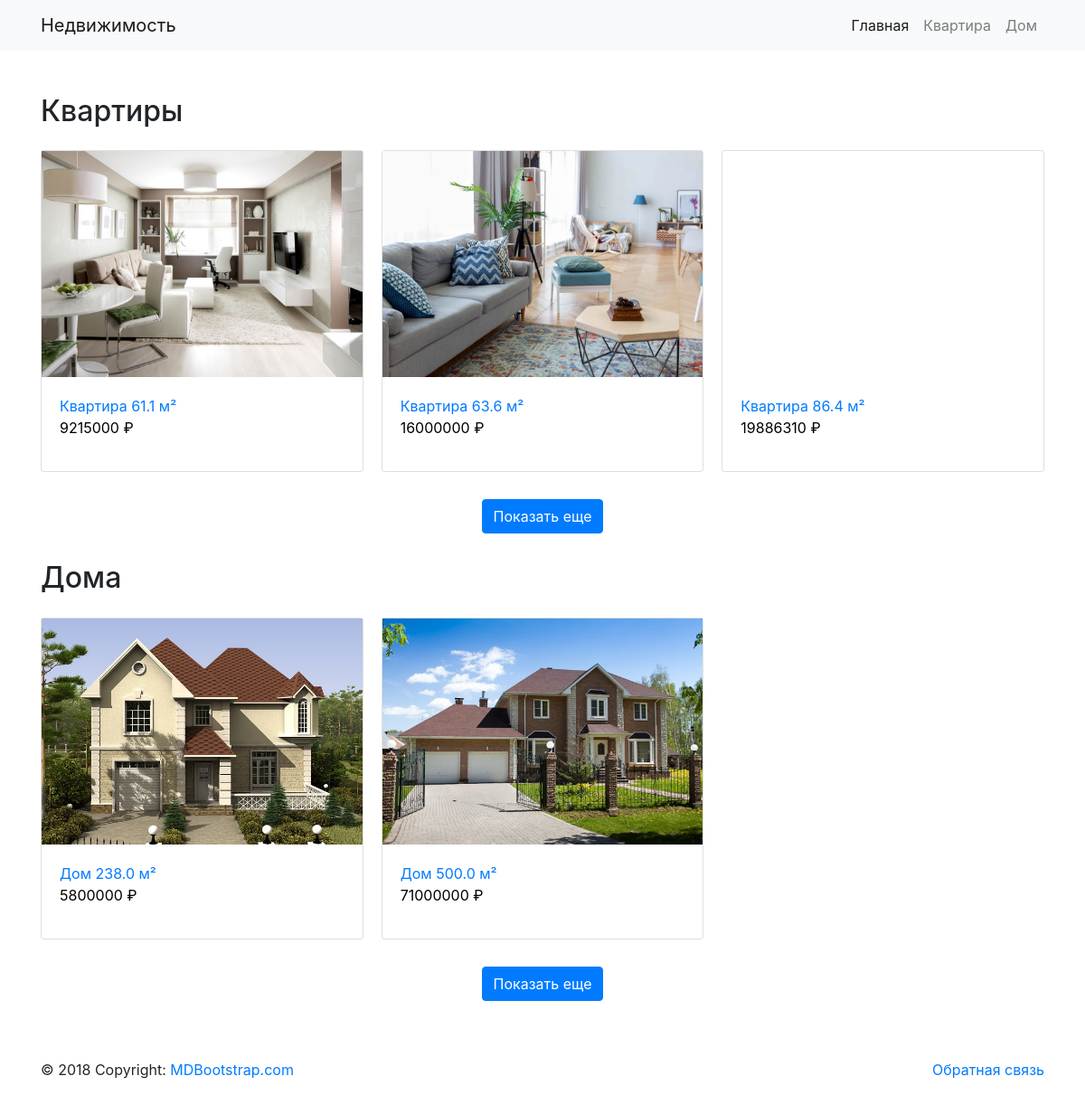
The page / on the database its author committed.
### products/models.py (models this page shows)
class Category(models.Model):
    title = models.CharField(max_length=200, verbose_name='Заголовок в ед. числе')
    title_plural = models.CharField(max_length=200, verbose_name='Заголовок во мн. числе')
    description = models.TextField(verbose_name='Описание', blank=True, null=True)
    class Meta():
        verbose_name = 'Категория'
        verbose_name_plural = 'Категории'
    def get_absolute_url(self):
        return reverse('products:category', kwargs={'pk':self.pk})

class Product(models.Model):
    rooms = models.PositiveIntegerField(verbose_name='Количество комнат')
    square = models.FloatField(verbose_name='Площадь')
    address = models.TextField(verbose_name='Адрес')
    description = models.TextField(verbose_name='Описание', blank=True, null=True)
    price = models.DecimalField(max_digits=9, decimal_places=0, verbose_name='Цена')
    owner = models.CharField(max_length=200, verbose_name='Владелец')
    phone = models.CharField(max_length=12, verbose_name='Телефон')
    email = models.EmailField(max_length=30, verbose_name='Email', blank=True, null=True)
    image = models.ImageField(upload_to='products/img', height_field=None, width_field=None, max_length=100, verbose_name='Изображение', blank=True, null=True)
    category = models.ForeignKey(Category, models.PROTECT, verbose_name='Категория', related_name="products")
    class Meta():
        verbose_name = 'Продукт'
        verbose_name_plural = 'Продукты'
    def get_absolute_url(self):
        return reverse('products:product', kwargs={'pk':self.pk})

### products/views.py (the view)
# urls.py: path('', MainPage.as_view()),
class MainPage(TemplateView):
    template_name = 'index.html'
    def get_context_data(self, **kwargs):
        return {
            'categories': Category.objects.all()
        }

### products/templatetags/categories_tags.py (called while the page is built)
@register.simple_tag(takes_context=True)
def categories(context):
    request = context.get('request')
    return loader.render_to_string('products/main-menu.html', {
        'categories': Category.objects.all(),
    }, request=request)

### templates/index.html (shortened to what this page needs)
{% extends "base.html" %}
{% load static %}
{% block content %}
	{% for category in categories %}
	<div class="products">
		<h2 class="mb-4">{{ category.title_plural }}</h2>
		<div class="products__list">
			{% for product in category.products.all|slice:":3" %}
			<a href="{{ product.get_absolute_url }}" class="card products__item">
				{% if product.image %}
				<span class="products__image" style="background-image:url('{{ product.image.url }}')"></span>
				{% else %}
				<span class="products__image products__image_no-img"></span>
				{% endif %}
				<span class="card-body">
					<span>{{ product.category.title }} {{ product.square }} м²</span>
					<p class="products__price">{{ product.price }} ₽</p>
				</span>
			</a>
			{% endfor %}
		</div>
		<a class="btn btn-primary products__btn" href="{{ category.get_absolute_url }}">Показать еще</a>
	</div>
	{% endfor %}
{% endblock %}

### templates/base.html (shortened to what this page needs)
{% load bootstrap4 %}
{% load static %}
{% load categories_tags %}
<!DOCTYPE html>
<html lang="ru">
<head>
    {% bootstrap_css %}
    <link rel="stylesheet" href="{% static 'css/products.css' %}">
</head>
<body>
    <header class="mb-5">
    {% categories %}
    </header>
    <main class="container clearfix mb-5">
        {% block content %}
        {% endblock %}
    </main>
    <footer class="footer">
        <div class="container d-flex py-3 justify-content-between">
            <div class="footer-copyright">© 2018 Copyright:
                <a href="https://mdbootstrap.com/education/bootstrap/"> MDBootstrap.com</a>
            </div>
            <a href="{% url 'feedback:form' %}">Обратная связь</a>
        </div>
    </footer>
</body>
</html>

### products/templates/products/main-menu.html (shortened to what this page needs)
<nav class="navbar navbar-expand-lg navbar-light bg-light">
    <div class="container">
        <a class="navbar-brand" href="/">Недвижимость</a>
        <div class="collapse navbar-collapse" id="navbarNav">
            <ul class="navbar-nav ml-auto">
                <li class="nav-item {% if request.path == '/' %}active{%endif%}">
                    <a class="nav-link" href="/">Главная <span class="sr-only">(current)</span></a>
                </li>
                {% for category in categories %}
                <li class="nav-item {% if request.path == category.get_absolute_url %}active{%endif%}">
                    <a class="nav-link" href="{{ category.get_absolute_url }}">{{ category.title }}</a>
                </li>
                {% endfor %}
            </ul>
        </div>
    </div>
</nav>

### products/static/css/products.css (style rules this page uses)
.products { display: flex; flex-direction:column; margin-bottom: 30px; }
.products:last-child { margin-bottom: 0; }
.products .products__price { font-size: 16px; color: #000; }
.products .products__list { display: flex; flex-wrap: wrap; margin-left: -20px; margin-bottom: 10px; }
.products .products__btn { align-self: center; }
.products .products__item { margin-left: 20px; margin-bottom: 20px; width: calc(33.3333333% - 20px); }
.products .products__image { width: 100%; height: 250px; background-position: 50% 50%; background-repeat: no-repeat; background-size: cover; }

### rows shown on the page
Category: title "Квартира", title_plural "Квартиры"
Category: title "Дом", title_plural "Дома"
Product: image (picture), category "Квартира", square "61.1", price "9215000"
Product: image (picture), category "Квартира", square "63.6", price "16000000"
Product: category "Квартира", square "86.4", price "19886310"
Product: image (picture), category "Дом", square "238.0", price "5800000"
Product: image (picture), category "Дом", square "500.0", price "71000000"
